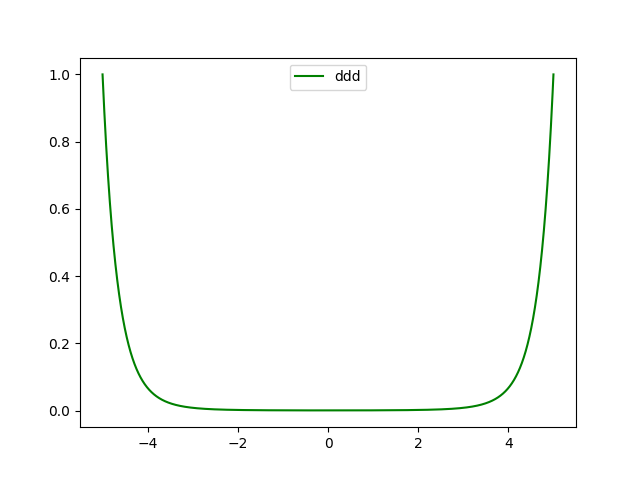

Reproduce this figure in Python.
import numpy as np
from scipy.integrate import odeint
import matplotlib.pyplot as plt

x = np.arange (-5, 5, 0.000666)

def diff_func (ses, x) : 
    y, z = ses

    dy_dx = y ** 2 * z
    dz_dx = (z / x) - y * (z ** 2)

    return dy_dx, dz_dx

y0 = 1 
z0 = -3
ses0 = y0, z0

sol = odeint (diff_func, ses0, x)

plt.plot (x, sol [:, 0], 'g', label = 'ddd')

plt.legend ()
plt.savefig ('task_1.png')
